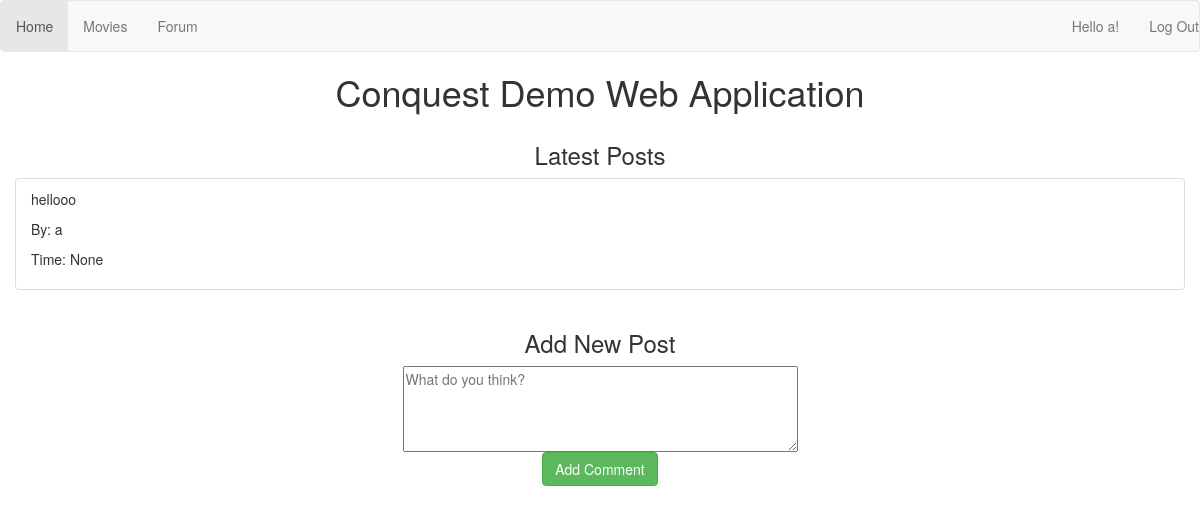
The page /forum (signed in) on the database its author committed.
### app/models.py (models this page shows, shortened)
class User(db.Model):
	id = db.Column(db.Integer, primary_key=True)
	first_name = db.Column(db.String(64), index=True, unique=True)
	last_name = db.Column(db.String(64), index=True, unique=True)
	email = db.Column(db.String(120), index=True, unique=True)
	password = db.Column(db.String(64), index=True, unique=True)
	posts = db.relationship('Post', backref='author', lazy='dynamic')
	@property
	def is_authenticated(self):
		return True

class Post(db.Model):
	id = db.Column(db.Integer, primary_key = True)
	body = db.Column(db.String(140))
	timestamp = db.Column(db.DateTime)
	user_id = db.Column(db.Integer, db.ForeignKey('user.id'))

### app/views.py (the view, shortened to what this page needs)
@app.route('/forum', methods=['GET', 'POST'])
@login_required
def posts():
	posts = Post.query.all()
	return render_template("forum.html", posts=reversed(posts))

### app/views.py (called while the page is built)
@app.before_request
def before_request():
    g.user = current_user

@lm.user_loader
def load_user(user_id):
	return User.query.get(int(user_id))

### app/templates/forum.html
{% extends "base.html" %}
{% block content %}
<div class="container">
	<div class="row">
		<center><h3>Latest Posts</h3></center>
	</div>
	<div class="row">
		{% autoescape false %}
			<ul class="list-group">
				{% for post in posts %}
					<li class="list-group-item">
		           		<p> {{post.body}}</p>
			           	<p> By: {{post.author.first_name}}</p>
			           	<p> Time: {{post.timestamp}}</p>
					</li>
			    {% endfor %}
		{% endautoescape %}
	</div>
	<div class="row">
		<center><h3>Add New Post</h3></center>
	</div>
    <form method="POST">
    	<div class="row">
			<center>
				<textarea rows="4" cols="50" id="body" name="body" placeholder="What do you think?"></textarea>
			</center>
		</div>
		<div class="row">
			<center>
				<button type="submit" class="btn btn-success green">Add Comment</button>
			</center>
		</div>
	</form>
</div>
{% endblock %}

### app/templates/base.html (shortened to what this page needs)
<html>
	<link rel="stylesheet" href="https://maxcdn.bootstrapcdn.com/bootstrap/3.3.7/css/bootstrap.min.css">
	<link rel="stylesheet" href="http://fontawesome.io/assets/font-awesome/css/font-awesome.css">
	<head>
	</head>
	<body id="wrapper">
		<nav class="navbar navbar-default">
			<ul class="nav navbar-nav navbar-left">
				<li role="presentation" class="active"><a href="/">Home</a></li>
				<li role="presentation"><a href="/movies">Movies</a></li>
				{% if current_user.is_authenticated %}
					<li role="presentation"><a href="/forum">Forum</a></li>
				{% else %}
					<li role="presentation"><a href="/login">Log In</a></li>
					<li role="presentation"><a href="/register">Register</a></li>
				{% endif %}
			</ul>
		    <ul class="nav navbar-nav navbar-right" >
		    	{% if current_user.is_authenticated %}
  				<li><p class="navbar-text">Hello {{current_user.first_name}}!</p></li>
  				<li role="presentation"><a href="/logout">Log Out</a></li>
  				{% endif %}
			</ul>
		</nav>
		<h1><center>Conquest Demo Web Application</center></h1>
		{% block content %}{% endblock %}
	</body>
</html>

### rows shown on the page
User: first_name "a"
Post: body "hellooo", author.first_name "a", timestamp "None"
